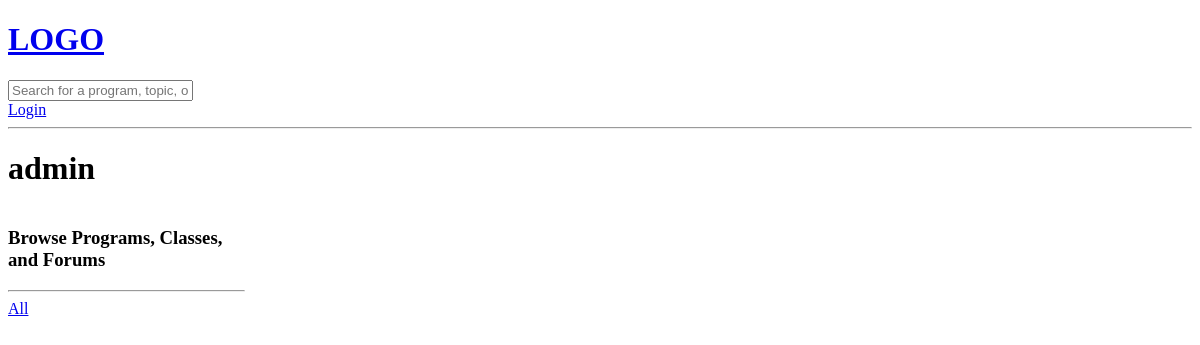
Before: /profile/1 with the older database file.
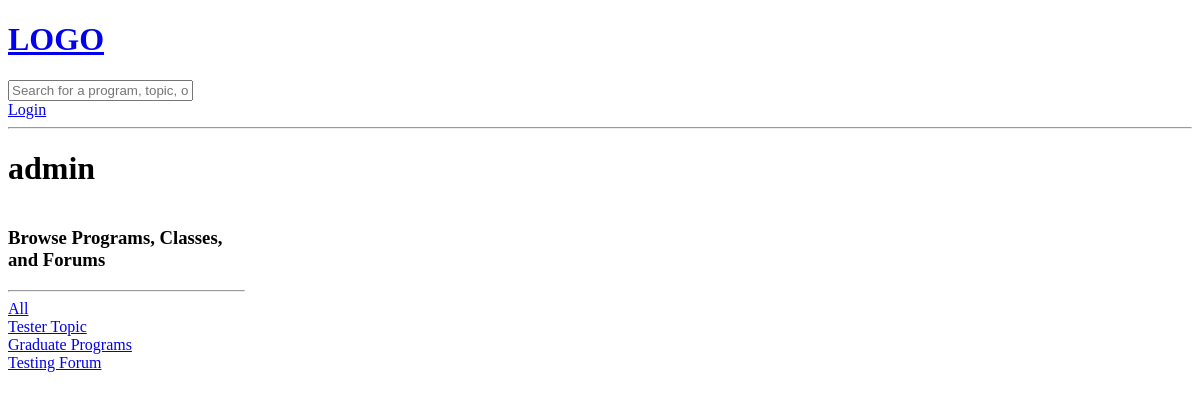
After: the same page with the newer database file.
### base/models.py (models this page shows, shortened)
class Topic(models.Model):
    name = models.CharField(max_length=200)

class Forum(models.Model):
    host = models.ForeignKey(User, on_delete=models.SET_NULL, null=True)
    topic = models.ForeignKey(Topic, on_delete=models.SET_NULL, null=True)
    name = models.CharField(max_length=200)
    description = models.TextField(null=True, blank=True)
    participants = models.ManyToManyField(User, related_name='participants', blank=True)
    updated = models.DateTimeField(auto_now=True)
    created = models.DateTimeField(auto_now_add=True)
    class Meta:
        ordering = ['-updated', '-created']

### base/views.py (the view)
# urls.py: path('profile/<str:pk>', views.userProfile, name='user-profile'),
def userProfile(request, pk):
    user = User.objects.get(id=pk)
    forums = user.forum_set.all()
    activity_messages = user.message_set.all()
    topics = Topic.objects.all()
    context = {'user':user, 'forums':forums, 'activity_messages':activity_messages, 'topics':topics}
    return render(request, 'base/profile.html', context)

### base/templates/base/profile.html (shortened to what this page needs)
{% extends 'main.html' %}
{% block content %}
<h1>{{user.username}}</h1>
<div class='profile-container'>
    <div>
        {% include 'base/topic_comp.html'%}
    </div>
</div>
{% endblock content %}

### base/templates/base/topic_comp.html (shortened to what this page needs)
<h3>Browse Programs, Classes, and Forums</h3>
<hr>
<div>
    <a href="{% url 'home' %}">All</a>
</div>
{% for topic in topics %}
    <div>
        <a href="{% url 'home' %}?q={{topic.name}}">{{topic.name}}</a>
    </div>
{% endfor %}
{% for forum in forums %}
    <div>
        <a href="{% url 'forum' forum.id %}">{{forum.name}}</a>
    </div>
{% endfor %}

Changed rows visible on the page:
added Topic: name "Tester Topic"
added Topic: name "Graduate Programs"
added Forum: name "Testing Forum"
